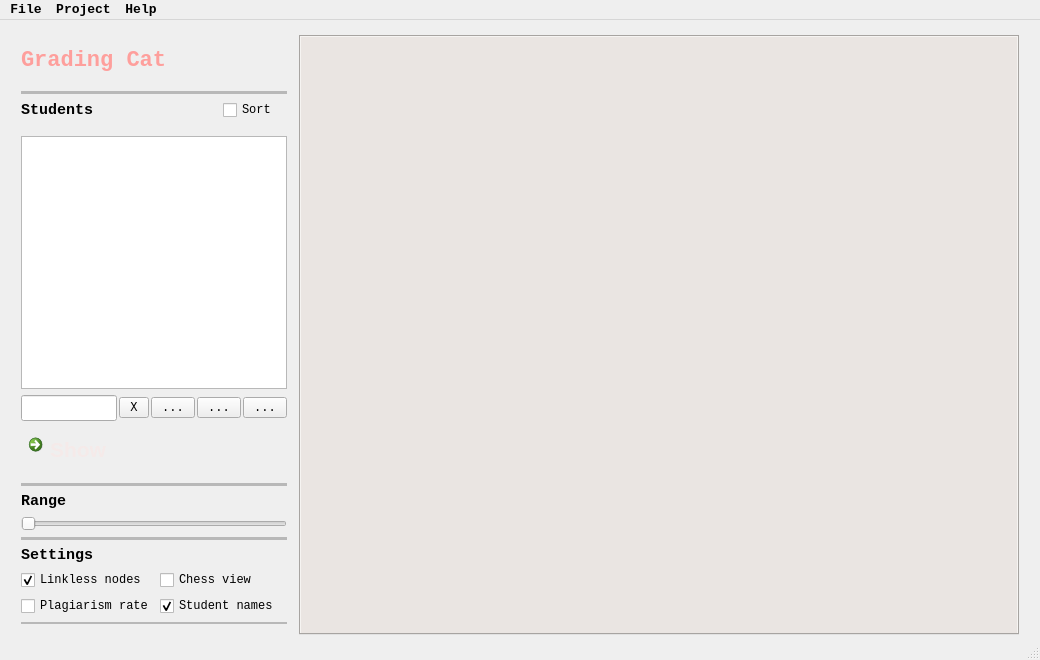
<?xml version="1.0" encoding="UTF-8"?>
<ui version="4.0">
 <class>MainWindow</class>
 <widget class="QMainWindow" name="MainWindow">
  <property name="enabled">
   <bool>true</bool>
  </property>
  <property name="geometry">
   <rect>
    <x>0</x>
    <y>0</y>
    <width>1040</width>
    <height>660</height>
   </rect>
  </property>
  <property name="sizePolicy">
   <sizepolicy hsizetype="Expanding" vsizetype="Expanding">
    <horstretch>0</horstretch>
    <verstretch>0</verstretch>
   </sizepolicy>
  </property>
  <property name="minimumSize">
   <size>
    <width>1040</width>
    <height>660</height>
   </size>
  </property>
  <property name="font">
   <font>
    <family>Consolas</family>
   </font>
  </property>
  <property name="windowTitle">
   <string>Grading Cat</string>
  </property>
  <property name="styleSheet">
   <string notr="true">QMainWindow{
	color: #f5eae9;
	background-color: rgba(138, 140, 152, 255)
}
QDialog{
	color: #f5eae9;
	background-color: rgba(138, 140, 152, 255);
}
Line{
	background-color: qlineargradient(spread:pad, x1:0, y1:0, x2:1, y2:0, stop:0 rgba(252, 232, 227, 155), stop:1 rgba(123, 209, 201, 85));
	border: none;		
}
QDialog QLabel {
	color:rgb(236, 226, 223);	
	font: 14px &quot;Consolas&quot;
	
}
QDialog QPushButton{
	border-style: outset;
	border-radius: 2px;
	border-width: 2px;
	border-top-color: qlineargradient(spread:pad, x1:0.5, y1:0.6, x2:0.5, y2:0.4, stop:0 rgba(170, 144, 131, 255), stop:1 rgba(133, 127, 131, 255));
	border-right-color: qlineargradient(spread:pad, x1:0.4, y1:0.5, x2:0.6, y2:0.5, stop:0 rgba(170, 144, 131, 255), stop:1 rgba(133, 127, 131, 255));
	border-left-color: qlineargradient(spread:pad, x1:0.6, y1:0.5, x2:0.4, y2:0.5, stop:0 rgba(170, 144, 131, 255), stop:1 rgba(133, 127, 131, 255));
	border-bottom-color: rgb(80, 95, 110);
	border-bottom-width: 1px;
	border-style: solid;
	color: rgb(80, 95, 110);
	width: 80px;	
	background-color: qlineargradient(spread:pad, x1:0.5, y1:1, x2:0.5, y2:0, stop:0 rgba(250, 241, 236, 255), stop:1 rgba(250, 245, 236, 255));
	border-right-color: qlineargradient(spread:pad, x1:0.4, y1:0.5, x2:0.6, y2:0.5, stop:0 rgba(123, 209, 201, 255), stop:1 rgba(205, 177, 168, 220));
}

QToolButton{
	border-style: outset;
	border-width: 2px;
	border-top-color: qlineargradient(spread:pad, x1:0.5, y1:0.6, x2:0.5, y2:0.4, stop:0 rgba(81, 84, 100, 255), stop:1 rgba(45, 60, 75, 255));
	border-right-color: qlineargradient(spread:pad, x1:0.4, y1:0.5, x2:0.6, y2:0.5, stop:0 rgba(81, 84, 100, 255), stop:1 rgba(45, 60, 75, 255));
	border-left-color: qlineargradient(spread:pad, x1:0.6, y1:0.5, x2:0.4, y2:0.5, stop:0 rgba(81, 84, 100, 255), stop:1 rgba(45, 60, 75, 255));
	border-bottom-color: rgb(43, 54, 70);
	border-bottom-width: 1px;
	border-style: solid;
	color: rgb(255, 255, 255);
	padding: 2px;
	background-color: qlineargradient(spread:pad, x1:0.5, y1:1, x2:0.5, y2:0, stop:0 rgba(95, 97, 106, 255), stop:1 rgba(80, 95, 110, 255));
	border-right-color: qlineargradient(spread:pad, x1:0.4, y1:0.5, x2:0.6, y2:0.5, stop:0 rgba(123, 209, 201, 255), stop:1 rgba(205, 177, 168, 220));
}
QToolButton:hover{
	border-style: outset;
	border-width: 2px;
	border-top-color: qlineargradient(spread:pad, x1:0.5, y1:0.6, x2:0.5, y2:0.4, stop:0 rgba(233, 209, 201, 255), stop:1 rgba(205, 177, 168, 90));
	border-right-color: qlineargradient(spread:pad, x1:0.4, y1:0.5, x2:0.6, y2:0.5, stop:0 rgba(123, 209, 201, 255), stop:1 rgba(205, 177, 168, 90));
	border-left-color: qlineargradient(spread:pad, x1:0.6, y1:0.5, x2:0.4, y2:0.5, stop:0 rgba(233, 209, 201, 255), stop:1 rgba(205, 177, 168, 90));
	border-bottom-color: rgb(165, 115, 115);
	border-bottom-width: 1px;
	border-style: solid;
	color: rgb(255, 255, 255);
	padding: 2px;
	background-color: qlineargradient(spread:pad, x1:0.5, y1:1, x2:0.5, y2:0, stop:0 rgba(228, 206, 196, 90), stop:1 rgba(191, 163, 157, 90));
}
QToolButton:pressed{
	border-style: outset;
	border-width: 2px;
	border-top-color: qlineargradient(spread:pad, x1:0.5, y1:0.6, x2:0.5, y2:0.4, stop:0 rgba(53, 64, 80, 255), stop:1 rgba(22, 22, 22, 255));
	border-right-color: qlineargradient(spread:pad, x1:0.4, y1:0.5, x2:0.6, y2:0.5, stop:0 rgba(233, 209, 201, 255), stop:1 rgba(50, 65, 80, 255));
	border-left-color: qlineargradient(spread:pad, x1:0.6, y1:0.5, x2:0.4, y2:0.5, stop:0 rgba(233, 209, 201, 255), stop:1 rgba(50, 65, 80, 255));
	border-bottom-color: rgb(50, 65, 80);
	border-bottom-width: 1px;
	border-style: solid;
	color: rgb(255, 255, 255);
	padding: 2px;
	background-color: qlineargradient(spread:pad, x1:0.5, y1:1, x2:0.5, y2:0, stop:0 rgba(45, 60, 75, 255), stop:1 rgba(40, 55, 70, 255));
}
QToolButton:disabled{
	border-style: outset;
	border-width: 2px;
	border-top-color: qlineargradient(spread:pad, x1:0.5, y1:0.6, x2:0.5, y2:0.4, stop:0 rgba(88, 97, 112, 255), stop:1 rgba(50, 65, 80, 255));
	border-right-color: qlineargradient(spread:pad, x1:0.4, y1:0.5, x2:0.6, y2:0.5, stop:0 rgba(88, 97, 112, 255), stop:1 rgba(50, 65, 80, 255));
	border-left-color: qlineargradient(spread:pad, x1:0.6, y1:0.5, x2:0.4, y2:0.5, stop:0 rgba(88, 97, 112, 255), stop:1 rgba(50, 65, 80, 255));
	border-bottom-color: rgb(40, 55, 70);
	border-bottom-width: 1px;
	border-style: solid;
	color: rgb(0, 0, 0);
	padding: 2px;
	background-color: qlineargradient(spread:pad, x1:0.5, y1:1, x2:0.5, y2:0, stop:0 rgba(60, 55, 69, 255), stop:1 rgba(50, 66, 87, 255));
}
QAbstractButton:hover{
	border-style: outset;
	border-width: 2px;
	border-top-color: qlineargradient(spread:pad, x1:0.5, y1:0.6, x2:0.5, y2:0.4, stop:0 rgba(233, 209, 201, 255), stop:1 rgba(205, 177, 168, 90));
	border-right-color: qlineargradient(spread:pad, x1:0.4, y1:0.5, x2:0.6, y2:0.5, stop:0 rgba(123, 209, 201, 255), stop:1 rgba(205, 177, 168, 90));
	border-left-color: qlineargradient(spread:pad, x1:0.6, y1:0.5, x2:0.4, y2:0.5, stop:0 rgba(233, 209, 201, 255), stop:1 rgba(205, 177, 168, 90));
	border-bottom-color: rgb(165, 115, 115);
	border-bottom-width: 1px;
	border-style: solid;
	color: rgb(255, 255, 255);
	padding: 2px;
	background-color: qlineargradient(spread:pad, x1:0.5, y1:1, x2:0.5, y2:0, stop:0 rgba(228, 206, 196, 90), stop:1 rgba(191, 163, 157, 90));
} 

QAbstractButton:pressed{
	border-style: outset;
	border-width: 2px;
	border-top-color: qlineargradient(spread:pad, x1:0.5, y1:0.6, x2:0.5, y2:0.4, stop:0 rgba(53, 64, 80, 255), stop:1 rgba(22, 22, 22, 255));
	border-right-color: qlineargradient(spread:pad, x1:0.4, y1:0.5, x2:0.6, y2:0.5, stop:0 rgba(233, 209, 201, 255), stop:1 rgba(50, 65, 80, 255));
	border-left-color: qlineargradient(spread:pad, x1:0.6, y1:0.5, x2:0.4, y2:0.5, stop:0 rgba(233, 209, 201, 255), stop:1 rgba(50, 65, 80, 255));
	border-bottom-color: rgb(50, 65, 80);
	border-bottom-width: 1px;
	border-style: solid;
	color: rgb(255, 255, 255);
	padding: 2px;
	background-color: qlineargradient(spread:pad, x1:0.5, y1:1, x2:0.5, y2:0, stop:0 rgba(45, 60, 75, 255), stop:1 rgba(40, 55, 70, 255));
}
QAbstractButton:disabled{
	border-style: outset;
	border-width: 2px;
	border-top-color: qlineargradient(spread:pad, x1:0.5, y1:0.6, x2:0.5, y2:0.4, stop:0 rgba(88, 97, 112, 255), stop:1 rgba(50, 65, 80, 255));
	border-right-color: qlineargradient(spread:pad, x1:0.4, y1:0.5, x2:0.6, y2:0.5, stop:0 rgba(88, 97, 112, 255), stop:1 rgba(50, 65, 80, 255));
	border-left-color: qlineargradient(spread:pad, x1:0.6, y1:0.5, x2:0.4, y2:0.5, stop:0 rgba(88, 97, 112, 255), stop:1 rgba(50, 65, 80, 255));
	border-bottom-color: rgb(40, 55, 70);
	border-bottom-width: 1px;
	border-style: solid;
	color: rgb(0, 0, 0);
	padding: 2px;
	background-color: qlineargradient(spread:pad, x1:0.5, y1:1, x2:0.5, y2:0, stop:0 rgba(60, 55, 69, 255), stop:1 rgba(50, 66, 87, 255));
}
QLineEdit {
	border-width: 1px; border-radius: 2px;
	border-color: rgba(50, 65, 80, 180);
	border-style: inset;
	padding: 0 6px;
	color: #656270;
    background-color: #faf1ec;
	selection-background-color: rgb(187, 187, 187);
	selection-color: rgb(55, 70, 90);
}
QListWidget {
	border-width: 1px; 
	border-radius: 2px;
	border-color: rgba(50, 65, 80, 180);
	border-style: inset;
	padding: 6px;
	color: #656270;
    background-color: #faf1ec;
	selection-background-color: rgb(187, 187, 187);
	selection-color: rgb(55, 70, 90);
	border-right-color: rgba(123, 209, 201, 195);
}
QListWidget::item:selected:active:hover{
    background-color:rgb(254, 113, 105); 
	color: rgb(254, 238, 237);
}
QListWidget::item:selected:active:!hover{
    background-color:rgb(95, 97, 106);
	color: rgb(254, 238, 237);
}
QListWidget::item:selected:!active{
    background-color:rgb(95, 97, 106);
	color: rgb(254, 238, 237);
}
QListWidget::item:!selected:hover{
    background-color:rgb(254, 159, 156);
	color: rgb(254, 238, 237);
}


QLabel {
	color:rgb(222, 210, 205);	
	font: bold large &quot;Consolas&quot;
	
}

QCheckBox {
	color: rgb(254, 238, 237);
	padding: 2px;
}
QCheckBox:hover {
	border-radius:4px;
	border-style:solid;
	padding-left: 1px;
	padding-right: 1px;
	padding-bottom: 1px;
	padding-top: 1px;
	border-width:1px;
	border-color: rgb(87, 97, 106);
	background-color:qlineargradient(spread:pad, x1:0.5, y1:0.7, x2:0.5, y2:0.3, stop:0 rgba(87, 97, 106, 80), stop:1 rgba(93, 103, 113, 80));
}
QCheckBox::indicator:checked {
	border-radius:4px;
	border-style:solid;
	border-width:1px;
	border-color: rgb(254, 229, 224);
  	background-color:rgb(254, 159, 156);
}
QCheckBox::indicator:unchecked {
	border-radius:4px;
	border-style:solid;
	border-width:1px;
	border-color: rgb(167, 175, 180);
	background-color:qlineargradient(spread:pad, x1:0.5, y1:0.7, x2:0.5, y2:0.3, stop:0 rgba(93, 103, 113, 255), stop:1 rgba(95, 97, 106, 255));
  	
}
QSlider {	
	border: none;
}

QSlider::groove:horizontal {
	height: 5px;
	margin: 4px 0px 4px 0px;	
}

QSlider::groove:vertical {
	width: 5px;
	margin: 0px 4px 0px 4px;
}

QSlider::handle {
	border: 1px solid #a7afb4;
	background: rgb(95, 97, 106);
	border-left-color: qlineargradient(spread:pad, x1:0.4, y1:0.5, x2:0.6, y2:0.5, stop:0 rgba(123, 209, 201, 255), stop:1 rgba(205, 177, 168, 120));
}

QSlider::handle:horizontal {
	width: 15px;
	margin: -4px 0px -4px 0px;
}

QSlider::handle:vertical {
	height: 15px;
	margin: 0px -4px 0px -4px;
}

QSlider::add-page:vertical, QSlider::sub-page:horizontal {
	background: #2d3c4b;
}

QSlider::sub-page:vertical, QSlider::add-page:horizontal {
	background: #fe9f9c;
}


QMenuBar {
	background:#faf1ec;
	font: bold large &quot;Consolas&quot;
}
QMenuBar::item {
	color:rgb(95, 97, 106);
	spacing: 3px;
	padding: 1px 4px;
	background: transparent;
	
}

QMenuBar::item:selected {
	background:rgb(254, 159, 156);
}
QMenu::item:selected {
	color:rgb(138, 140, 152);
	border-width:2px;
	border-style:solid;
	background:rgb(235, 229, 229);
	border-top-color: qlineargradient(spread:pad, x1:0.5, y1:0.6, x2:0.5, y2:0.4, stop:0 rgba(233, 209, 201, 255), stop:1 rgba(205, 177, 168, 90));
	border-right-color: qlineargradient(spread:pad, x1:0.4, y1:0.5, x2:0.6, y2:0.5, stop:0 rgba(233, 209, 201, 180), stop:1 rgba(50, 65, 80, 180));	
	border-left-color: qlineargradient(spread:pad, x1:0.6, y1:0.5, x2:0.4, y2:0.5, stop:0 rgba(233, 209, 201, 255), stop:1 rgba(205, 177, 168, 90));
	border-bottom-color: qlineargradient(spread:pad, x1:0.4, y1:0.5, x2:0.6, y2:0.5, stop:0 rgba(123, 209, 201, 255), stop:1 rgba(205, 177, 168, 120));
	border-bottom-width: 1px;
}

QMenu{
	background-color:#faf1ec;
}

QMenu::item, QMenu::item:editable{
	color:rgb(254, 229, 224);
	background-color:rgb(138, 140, 152);
	padding-left:20px;
	padding-top:4px;
	padding-bottom:4px;
	padding-right:10px;
	font: 14px &quot;Consolas&quot;
}

QMenu::item:disabled{
	color:rgb(194, 189, 188)
}


QTabWidget { 
	color: #656270;
	background-color: #faf1ec
}

QTabWidget::pane {
	border-color:rgba(95, 97, 106, 80);
	color: rgb(250, 241, 236);
	border-style: solid;
	border-width: 1px;

}
QTabBar::tab {
	padding:1px;
	color:rgb(95, 97, 106);
	background-color:rgb(250, 240, 236);
	border-style: solid;
	border-width: 1px;
	border-bottom-color: qlineargradient(spread:pad, x1:0.4, y1:0.5, x2:0.6, y2:0.5, stop:0 rgba(95, 97, 106, 85), stop:1 rgba(118, 125, 143, 80));
	border-top-color: qlineargradient(spread:pad, x1:0.5, y1:0.6, x2:0.5, y2:0.4, stop:0 rgba(254, 229, 224, 155), stop:1 rgba(254, 243, 238, 90));
	border-left-color: qlineargradient(spread:pad, x1:0.4, y1:0.5, x2:0.6, y2:0.5, stop:0 rgba(254, 229, 224, 255), stop:1 rgba(254, 223, 216, 220));
	border-right-color: qlineargradient(spread:pad, x1:0.4, y1:0.5, x2:0.6, y2:0.5, stop:0 rgba(123, 209, 201, 255), stop:1 rgba(205, 177, 168, 220));
	border-right-width: 2px;

}
QTabBar::tab:selected, QTabBar::tab:last:selected, QTabBar::tab:hover {
  	background-color:#fe9f9c;
	color:rgb(255, 245, 235);
	margin-left: 0px;
	margin-right: 1px;
	border-color: rgb(255, 245, 235);
	border-width: 2px;
}
QTabBar::tab:!selected {
    	margin-top: 1px;
		margin-right: 1px
}
border: none;
    background: red;</string>
  </property>
  <property name="locale">
   <locale language="English" country="World"/>
  </property>
  <widget class="QWidget" name="VPlagWidget">
   <property name="enabled">
    <bool>true</bool>
   </property>
   <property name="sizePolicy">
    <sizepolicy hsizetype="Expanding" vsizetype="Expanding">
     <horstretch>1</horstretch>
     <verstretch>1</verstretch>
    </sizepolicy>
   </property>
   <property name="minimumSize">
    <size>
     <width>1040</width>
     <height>620</height>
    </size>
   </property>
   <property name="font">
    <font>
     <family>Consolas</family>
    </font>
   </property>
   <property name="toolTip">
    <string notr="true"/>
   </property>
   <property name="statusTip">
    <string/>
   </property>
   <property name="whatsThis">
    <string/>
   </property>
   <property name="accessibleName">
    <string/>
   </property>
   <property name="accessibleDescription">
    <string/>
   </property>
   <layout class="QGridLayout" name="gridLayout_3">
    <item row="0" column="0">
     <layout class="QGridLayout" name="gridLayout">
      <property name="sizeConstraint">
       <enum>QLayout::SetDefaultConstraint</enum>
      </property>
      <property name="leftMargin">
       <number>12</number>
      </property>
      <property name="topMargin">
       <number>6</number>
      </property>
      <property name="rightMargin">
       <number>12</number>
      </property>
      <property name="bottomMargin">
       <number>6</number>
      </property>
      <property name="horizontalSpacing">
       <number>12</number>
      </property>
      <item row="0" column="1">
       <widget class="QTabWidget" name="tabWidget">
        <property name="sizePolicy">
         <sizepolicy hsizetype="Expanding" vsizetype="Expanding">
          <horstretch>1</horstretch>
          <verstretch>1</verstretch>
         </sizepolicy>
        </property>
        <property name="minimumSize">
         <size>
          <width>720</width>
          <height>600</height>
         </size>
        </property>
        <property name="font">
         <font>
          <family>Consolas</family>
          <pointsize>11</pointsize>
         </font>
        </property>
        <property name="styleSheet">
         <string notr="true">color: #656270;
background-color: rgb(234, 229, 226)
</string>
        </property>
        <property name="currentIndex">
         <number>-1</number>
        </property>
       </widget>
      </item>
      <item row="0" column="0">
       <layout class="QVBoxLayout" name="verticalLayoutMenu" stretch="1,0,0,5,0,1,1,0,0,0,0,0,2">
        <property name="spacing">
         <number>6</number>
        </property>
        <item>
         <widget class="QLabel" name="label_Grading_Cat">
          <property name="sizePolicy">
           <sizepolicy hsizetype="Preferred" vsizetype="Preferred">
            <horstretch>0</horstretch>
            <verstretch>0</verstretch>
           </sizepolicy>
          </property>
          <property name="font">
           <font>
            <family>Consolas</family>
            <pointsize>-1</pointsize>
            <italic>false</italic>
            <bold>true</bold>
           </font>
          </property>
          <property name="styleSheet">
           <string notr="true">
   font-size: 22px;
	font-weight: bold;
    color: #fe9f9c; </string>
          </property>
          <property name="text">
           <string>Grading Cat</string>
          </property>
         </widget>
        </item>
        <item>
         <widget class="Line" name="line_2">
          <property name="minimumSize">
           <size>
            <width>2</width>
            <height>2</height>
           </size>
          </property>
          <property name="baseSize">
           <size>
            <width>0</width>
            <height>2</height>
           </size>
          </property>
          <property name="frameShadow">
           <enum>QFrame::Sunken</enum>
          </property>
          <property name="lineWidth">
           <number>0</number>
          </property>
          <property name="midLineWidth">
           <number>3</number>
          </property>
          <property name="orientation">
           <enum>Qt::Horizontal</enum>
          </property>
         </widget>
        </item>
        <item>
         <layout class="QGridLayout" name="gridLayout_4" columnstretch="3,1" columnminimumwidth="2,2">
          <property name="bottomMargin">
           <number>10</number>
          </property>
          <property name="horizontalSpacing">
           <number>10</number>
          </property>
          <item row="0" column="1">
           <widget class="QCheckBox" name="sort">
            <property name="text">
             <string>Sort</string>
            </property>
            <property name="tristate">
             <bool>false</bool>
            </property>
           </widget>
          </item>
          <item row="0" column="0">
           <widget class="QLabel" name="label_2">
            <property name="font">
             <font>
              <family>Consolas</family>
              <pointsize>11</pointsize>
              <italic>false</italic>
              <bold>true</bold>
             </font>
            </property>
            <property name="text">
             <string>Students</string>
            </property>
           </widget>
          </item>
         </layout>
        </item>
        <item>
         <widget class="QListWidget" name="listStudents">
          <property name="focusPolicy">
           <enum>Qt::StrongFocus</enum>
          </property>
          <property name="styleSheet">
           <string notr="true"/>
          </property>
         </widget>
        </item>
        <item>
         <layout class="QHBoxLayout" name="horizontalLayout_2" stretch="0,0,0,0,0">
          <property name="spacing">
           <number>2</number>
          </property>
          <property name="sizeConstraint">
           <enum>QLayout::SetDefaultConstraint</enum>
          </property>
          <item>
           <widget class="QLineEdit" name="lineEdit">
            <property name="maximumSize">
             <size>
              <width>16777215</width>
              <height>26</height>
             </size>
            </property>
            <property name="font">
             <font>
              <pointsize>11</pointsize>
             </font>
            </property>
            <property name="styleSheet">
             <string notr="true"/>
            </property>
           </widget>
          </item>
          <item>
           <widget class="QToolButton" name="toolButton_cancel">
            <property name="text">
             <string>X</string>
            </property>
            <property name="icon">
             <iconset>
              <normaloff>icons/cancel.png</normaloff>icons/cancel.png</iconset>
            </property>
            <property name="iconSize">
             <size>
              <width>16</width>
              <height>16</height>
             </size>
            </property>
           </widget>
          </item>
          <item>
           <widget class="QToolButton" name="toolButton_delete">
            <property name="text">
             <string>...</string>
            </property>
            <property name="icon">
             <iconset>
              <normaloff>icons/delete.png</normaloff>icons/delete.png</iconset>
            </property>
            <property name="iconSize">
             <size>
              <width>16</width>
              <height>16</height>
             </size>
            </property>
           </widget>
          </item>
          <item>
           <widget class="QToolButton" name="toolButton_closeEye">
            <property name="text">
             <string>...</string>
            </property>
            <property name="icon">
             <iconset>
              <normaloff>icons/closeEye.png</normaloff>icons/closeEye.png</iconset>
            </property>
            <property name="iconSize">
             <size>
              <width>16</width>
              <height>16</height>
             </size>
            </property>
           </widget>
          </item>
          <item>
           <widget class="QToolButton" name="toolButton_openEye">
            <property name="text">
             <string>...</string>
            </property>
            <property name="icon">
             <iconset>
              <normaloff>icons/openEye.png</normaloff>icons/openEye.png</iconset>
            </property>
            <property name="iconSize">
             <size>
              <width>16</width>
              <height>16</height>
             </size>
            </property>
           </widget>
          </item>
         </layout>
        </item>
        <item>
         <widget class="QCommandLinkButton" name="Show">
          <property name="font">
           <font>
            <family>Segoe UI</family>
            <pointsize>16</pointsize>
            <bold>true</bold>
           </font>
          </property>
          <property name="styleSheet">
           <string notr="true">color: #f5eae9;</string>
          </property>
          <property name="text">
           <string>Show</string>
          </property>
          <property name="icon">
           <iconset>
            <normaloff>icons/Arrow.ico</normaloff>icons/Arrow.ico</iconset>
          </property>
          <property name="iconSize">
           <size>
            <width>30</width>
            <height>30</height>
           </size>
          </property>
         </widget>
        </item>
        <item>
         <widget class="Line" name="line">
          <property name="minimumSize">
           <size>
            <width>0</width>
            <height>2</height>
           </size>
          </property>
          <property name="lineWidth">
           <number>0</number>
          </property>
          <property name="midLineWidth">
           <number>3</number>
          </property>
          <property name="orientation">
           <enum>Qt::Horizontal</enum>
          </property>
         </widget>
        </item>
        <item>
         <widget class="QLabel" name="label_Range">
          <property name="font">
           <font>
            <family>Consolas</family>
            <pointsize>11</pointsize>
            <italic>false</italic>
            <bold>true</bold>
           </font>
          </property>
          <property name="text">
           <string>Range</string>
          </property>
         </widget>
        </item>
        <item>
         <widget class="QSlider" name="rangeSlider">
          <property name="orientation">
           <enum>Qt::Horizontal</enum>
          </property>
         </widget>
        </item>
        <item>
         <widget class="Line" name="line_3">
          <property name="minimumSize">
           <size>
            <width>0</width>
            <height>2</height>
           </size>
          </property>
          <property name="lineWidth">
           <number>0</number>
          </property>
          <property name="midLineWidth">
           <number>3</number>
          </property>
          <property name="orientation">
           <enum>Qt::Horizontal</enum>
          </property>
         </widget>
        </item>
        <item>
         <widget class="QLabel" name="label_3">
          <property name="font">
           <font>
            <family>Consolas</family>
            <pointsize>11</pointsize>
            <italic>false</italic>
            <bold>true</bold>
           </font>
          </property>
          <property name="text">
           <string>Settings</string>
          </property>
         </widget>
        </item>
        <item>
         <layout class="QGridLayout" name="gridLayout_2">
          <item row="1" column="0">
           <widget class="QCheckBox" name="showRate">
            <property name="font">
             <font>
              <family>Consolas</family>
              <pointsize>9</pointsize>
             </font>
            </property>
            <property name="text">
             <string>Plagiarism rate</string>
            </property>
           </widget>
          </item>
          <item row="1" column="1">
           <widget class="QCheckBox" name="showNames">
            <property name="enabled">
             <bool>true</bool>
            </property>
            <property name="font">
             <font>
              <family>Consolas</family>
              <pointsize>9</pointsize>
             </font>
            </property>
            <property name="text">
             <string>Student names</string>
            </property>
            <property name="checked">
             <bool>true</bool>
            </property>
           </widget>
          </item>
          <item row="0" column="0">
           <widget class="QCheckBox" name="showLinkless">
            <property name="font">
             <font>
              <family>Consolas</family>
              <pointsize>9</pointsize>
             </font>
            </property>
            <property name="text">
             <string>Linkless nodes</string>
            </property>
            <property name="checked">
             <bool>true</bool>
            </property>
           </widget>
          </item>
          <item row="0" column="1">
           <widget class="QCheckBox" name="chess">
            <property name="font">
             <font>
              <family>Consolas</family>
              <pointsize>9</pointsize>
             </font>
            </property>
            <property name="text">
             <string>Chess view</string>
            </property>
           </widget>
          </item>
         </layout>
        </item>
        <item>
         <widget class="Line" name="line_4">
          <property name="minimumSize">
           <size>
            <width>0</width>
            <height>2</height>
           </size>
          </property>
          <property name="lineWidth">
           <number>0</number>
          </property>
          <property name="midLineWidth">
           <number>2</number>
          </property>
          <property name="orientation">
           <enum>Qt::Horizontal</enum>
          </property>
         </widget>
        </item>
       </layout>
      </item>
     </layout>
    </item>
   </layout>
  </widget>
  <widget class="QMenuBar" name="menubar">
   <property name="geometry">
    <rect>
     <x>0</x>
     <y>0</y>
     <width>1040</width>
     <height>19</height>
    </rect>
   </property>
   <property name="font">
    <font>
     <family>Consolas</family>
     <pointsize>10</pointsize>
     <italic>false</italic>
     <bold>true</bold>
    </font>
   </property>
   <widget class="QMenu" name="menuFile">
    <property name="title">
     <string>File</string>
    </property>
    <addaction name="actionNew_Project_2"/>
    <addaction name="actionOpen_Project_2"/>
    <addaction name="separator"/>
    <addaction name="actionQuit"/>
   </widget>
   <widget class="QMenu" name="menuHelp">
    <property name="title">
     <string>Help</string>
    </property>
    <addaction name="actionAbout_VPlag"/>
   </widget>
   <widget class="QMenu" name="menuProject">
    <property name="title">
     <string>Project</string>
    </property>
    <addaction name="actionSettings"/>
    <addaction name="actionSync_with_Data_Source"/>
    <addaction name="actionDetect"/>
   </widget>
   <addaction name="menuFile"/>
   <addaction name="menuProject"/>
   <addaction name="menuHelp"/>
  </widget>
  <widget class="QStatusBar" name="statusbar"/>
  <action name="actionSave">
   <property name="text">
    <string>Save</string>
   </property>
   <property name="font">
    <font>
     <family>Consolas</family>
     <pointsize>11</pointsize>
    </font>
   </property>
  </action>
  <action name="actionQuit">
   <property name="text">
    <string>Quit</string>
   </property>
   <property name="font">
    <font>
     <family>Consolas</family>
     <pointsize>11</pointsize>
    </font>
   </property>
  </action>
  <action name="actionSave_as">
   <property name="text">
    <string>Save as...</string>
   </property>
   <property name="font">
    <font>
     <family>Consolas</family>
     <pointsize>11</pointsize>
    </font>
   </property>
  </action>
  <action name="actionAbout_VPlag">
   <property name="text">
    <string>About Grading Cat</string>
   </property>
   <property name="font">
    <font>
     <family>Consolas</family>
     <pointsize>11</pointsize>
    </font>
   </property>
  </action>
  <action name="actionClose">
   <property name="text">
    <string>Close</string>
   </property>
  </action>
  <action name="actionExport_Template">
   <property name="text">
    <string>Export Template</string>
   </property>
  </action>
  <action name="actionDetecting_Software">
   <property name="text">
    <string>Detecting Software</string>
   </property>
  </action>
  <action name="actionImport_and_Export_Settings">
   <property name="text">
    <string>Import and Export Settings</string>
   </property>
  </action>
  <action name="actionData_Source">
   <property name="text">
    <string>Data Source</string>
   </property>
  </action>
  <action name="actionUpdate_Project_Data">
   <property name="text">
    <string>Update Project Data</string>
   </property>
  </action>
  <action name="actionNew_Project">
   <property name="text">
    <string>New Project</string>
   </property>
  </action>
  <action name="actionNew_Detection_Session">
   <property name="text">
    <string>New Detection Session
</string>
   </property>
  </action>
  <action name="actionOpen_Project">
   <property name="text">
    <string>Open Project</string>
   </property>
  </action>
  <action name="actionOpen_Detection_Session">
   <property name="text">
    <string>Open Detection Session
</string>
   </property>
  </action>
  <action name="actionNew_Project_2">
   <property name="checkable">
    <bool>false</bool>
   </property>
   <property name="enabled">
    <bool>true</bool>
   </property>
   <property name="text">
    <string>New Project</string>
   </property>
   <property name="font">
    <font>
     <pointsize>11</pointsize>
    </font>
   </property>
  </action>
  <action name="actionOpen_Project_2">
   <property name="text">
    <string>Open Project</string>
   </property>
  </action>
  <action name="actionSettings">
   <property name="enabled">
    <bool>false</bool>
   </property>
   <property name="text">
    <string>Settings</string>
   </property>
  </action>
  <action name="actionSync_with_Data_Source">
   <property name="enabled">
    <bool>false</bool>
   </property>
   <property name="text">
    <string>Sync with Data Source</string>
   </property>
  </action>
  <action name="actionDetect">
   <property name="enabled">
    <bool>false</bool>
   </property>
   <property name="text">
    <string>Detect </string>
   </property>
  </action>
 </widget>
 <resources/>
 <connections/>
</ui>
